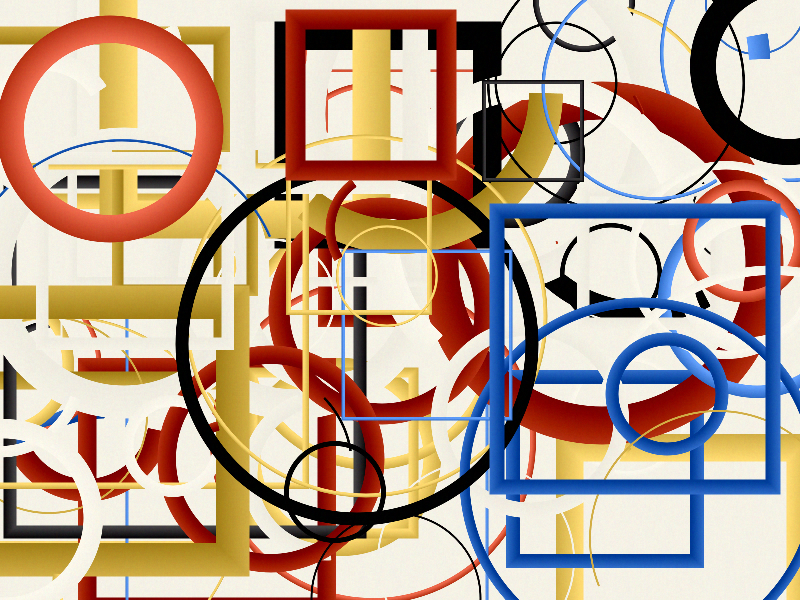
Frame 1 (no input)
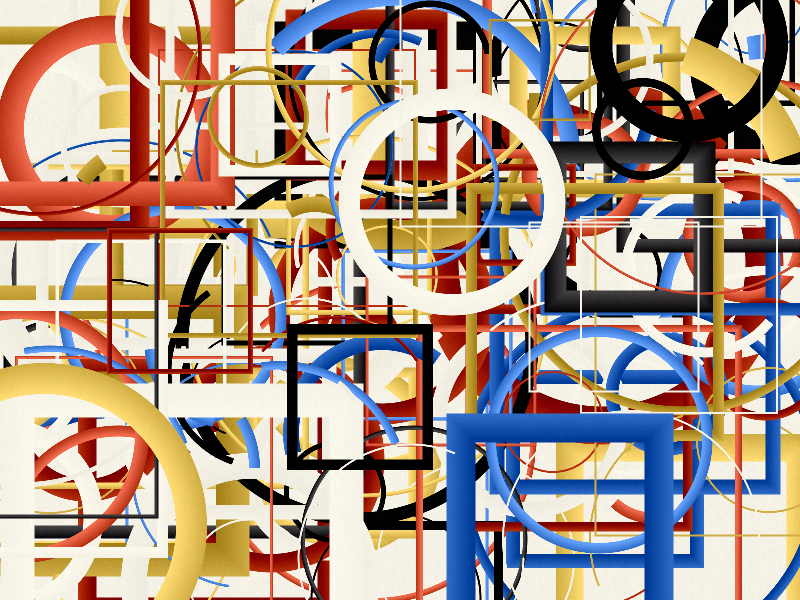
Frame 2 (the mouse pressed at the canvas centre, redrawn once)

The p5.js sketch that drew these frames (run headless with seeded random() and noise() and a simulated clock; the mouse was pressed at the canvas centre and the sketch redrawn once):

// p5.js sketch
// ── sketch.js
//seed = int(random(999996));
num_shapes = 100; 
opacity = 200;
density = 4;
function setup() {
  var cnv = createCanvas(displayWidth,displayHeight);
  //cnv.parent(document.getElementById('markdown'));
  smooth();
  pixelDensity(density);
  background('#f5f2e6');
  strokeWeight(2);
  rectMode(CENTER);
}

counter = 1;
function draw() {
  //draw_gradientshape(color('#D1AE45'), width/2, height/2, 400, 100, 'square');
  
  for (i = 0; i < num_shapes; i++) {
    var size = int(random(10,20));
    noStroke();
    var col = rcol();
    col.setAlpha(opacity);
    var thickness = random(0,size/2);
    thickness = thickness*thickness;
    var shape = random(['circle', 'arc', 'square']);
    draw_gradientshape(col,int(random(0,width)),int(random(0,height)), size*size, thickness, shape);
    console.log(shape);
  }
  variable_grainsize(5,3);
  variable_grainsize(1,3);
  variable_grainsize(2,3);

  function noisee(n, x, y, w, h) {
    x1 = constrain(x, 0, width);
    x2 = constrain(x+w, 0, width);
    y1 = constrain(y, 0, height);
    y2 = constrain(y+h, 0, height);
    // for (j = y1; j < y2; j+=0.25) {  
    //   for (i = x1; i < x2; i+=0.25) {
    //     let col = get(i, j);
    //     b = random(-n, n);
    //     col = color(red(col)+b, green(col)+b, blue(col)+b);
    //     set(i, j, col);
    //   }
    // }
    loadPixels();
    let d = pixelDensity();
    for (yj = y1; yj < y2; yj++) {  
      for (xi = x1; xi < x2; xi++) {
        for (let i = 0; i < d; i++) {
          for (let j = 0; j < d; j++) {
            // loop over
            b = random(-n, n);
            index = 4 * ((yj * d + j) * width * d + (xi * d + i));
            pixels[index] += b;
            pixels[index+1] += b;
            pixels[index+2] += b;
            pixels[index+3] += b;
          }
        }
      }
    }
    updatePixels();
    console.log('finished');
  }

  noLoop();

}

function draw_gradientshape(starting_color, x_pos, y_pos, d, thickness, shape) {
  var red_col = red (starting_color );
  var green_col = green( starting_color );
  var blue_col = blue( starting_color );
  var step_size = (255-min( red_col,green_col, blue_col )) / (thickness*4);
  // make the gradient randomly fade darker or lighter
  if(random(0,1)<0.5) { step_size = step_size * -1; }
  
  start_angle = random(0,TWO_PI);
  stop_angle = random(start_angle,TWO_PI);

  for( let r = d; r > d-thickness; r--) {
    var col = color(red_col, green_col, blue_col);
    draw_shape(col, x_pos, y_pos, r, shape, start_angle, stop_angle);
    red_col = min(255, red_col + step_size);
    green_col = min(255, green_col + step_size);
    blue_col = min(255, blue_col + step_size);
  }
  //fill('#f5f2e6');
  //draw_shape('#f5f2e6',x_pos, y_pos, d - thickness*2, shape);
  
  function draw_shape(color, x_pos, y_pos, shape_size, shape, start_angle, stop_angle) {
    stroke(color);
    strokeWeight(2);
    noFill();

    if(shape === 'circle') {
      arc(x_pos, y_pos, shape_size, shape_size, 0, TWO_PI*2);
    } if (shape === 'arc') {
      arc(x_pos, y_pos, shape_size, shape_size, start_angle, stop_angle);
    } if (shape === 'square') {
      rect(x_pos, y_pos, shape_size, shape_size);
    }
    noStroke();
  }
}

function mouseClicked() {
  if(mouseX>0 && mouseY>0 && mouseX<width && mouseY<height) {
    draw();
  }
}


//old colors = ['#2D2615', '#19647E', '#28AFB0', '#F4D35E', '#EE964B', '#000000'] ;
function rcol() {
  colors = ['#f5f2e6','#040204','#306dc9','#D1AE45','#b53012'];
  index = int(random(0,colors.length));
  print(index);
  return color(colors[index]);
}

function variable_grainsize(grain_size,amount) {
  let d = pixelDensity()*grain_size;
  adjusted_width = width/grain_size;
  adjusted_height = height/grain_size;
  loadPixels();
  for (let x_coord = 0; x_coord < adjusted_width; x_coord++) {
    for (let y_coord = 0; y_coord < adjusted_height; y_coord++) {
      b_r = random(-amount,amount);
      b_g = random(-amount,amount);
      b_b = random(-amount,amount);
      b_a = 0;
      for (let i = 0; i < d; i++) {
        for (let j = 0; j < d; j++) {
          // loop over
          index = 4 * ((y_coord * d + j) * width * d + (x_coord * d + i));
          pixels[index] = pixels[index]+b_r;
          pixels[index+1] = pixels[index+1]+b_g;
          pixels[index+2] = pixels[index+2]+b_b;
          pixels[index+3] = pixels[index+3]+b_a;
        }
      }
    }
  }
  updatePixels();
}
